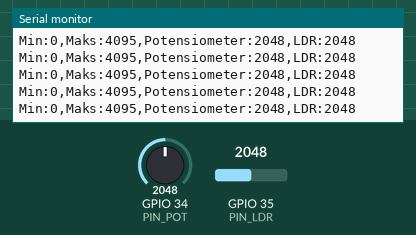
Bench run of a sketch on a simulated ESP32. Parts: the last lines printed to the serial monitor. The inputs (shaded band) are chosen by the test bench; at power-on: GPIO 34 (PIN_POT) = 2048, GPIO 35 (PIN_LDR) = 2048.

Above: at 1.2 s.
1.3 s: GPIO 34 (PIN_POT) set to 2866
At 1.32 s:
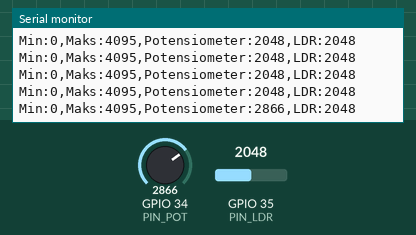
2.8 s: GPIO 35 (PIN_LDR) set to 2866
At 2.82 s:
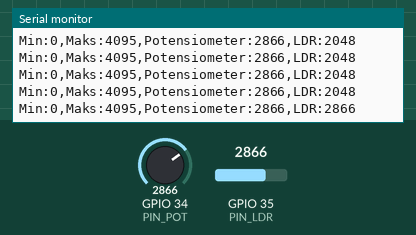
4.3 s: GPIO 34 (PIN_POT) set to 3603
At 4.32 s:
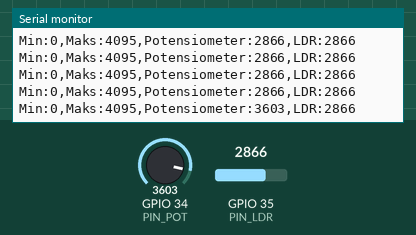
5.8 s: GPIO 35 (PIN_LDR) set to 3603
At 5.82 s:
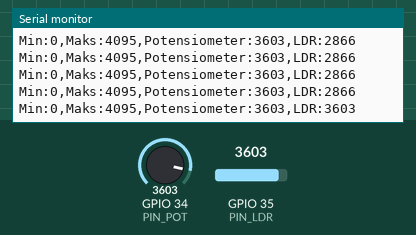
Timing chart, 0 to 8.3 s (numbered marks = the images above; inputs shaded):
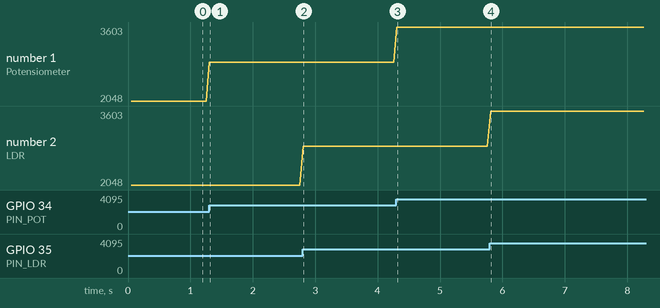

The sketch:

p5_serial_plotter.ino
```cpp
/*
 * BAB 21 - Program 5: Grafik Potensiometer dan LDR di Serial Plotter
 * Mengirim nilai potensiometer dan LDR 20 kali per detik dalam format
 * "label:nilai" yang dimengerti Serial Plotter Arduino IDE 2.
 *
 * Rangkaian: VR10K (potensiometer) → IO34, LDR → IO35
 * Alat uji : Tools → Serial Plotter, baud 115200
 */

#define PIN_POT 34  // VR10K (potensiometer) → IO34
#define PIN_LDR 35  // LDR → IO35 (makin gelap, nilainya makin besar)

const unsigned long INTERVAL_KIRIM = 50;  // ms: 20 data per detik
unsigned long waktuKirim = 0;

void setup() {
  Serial.begin(115200);
}

void loop() {
  if (millis() - waktuKirim >= INTERVAL_KIRIM) {
    waktuKirim = millis();

    int nilaiPot = analogRead(PIN_POT);  // 0 sampai 4095
    int nilaiLdr = analogRead(PIN_LDR);  // 0 sampai 4095

    // Satu baris = satu titik: label:nilai dipisahkan koma, diakhiri println()
    Serial.print("Min:0,Maks:4095,Potensiometer:");
    Serial.print(nilaiPot);
    Serial.print(",LDR:");
    Serial.println(nilaiLdr);
  }
}
```

Measured:
- after the input at 1.3 s, the serial monitor: prints a new line at once (image 1)
- after the input at 2.8 s, the serial monitor: prints a new line at once (image 2)
- after the input at 4.3 s, the serial monitor: prints a new line at once (image 3)
- after the input at 5.8 s, the serial monitor: prints a new line at once (image 4)
- plotted number 1: 2048 → 2866 after the input at 1.3 s, 2866 → 3603 after the input at 4.3 s
